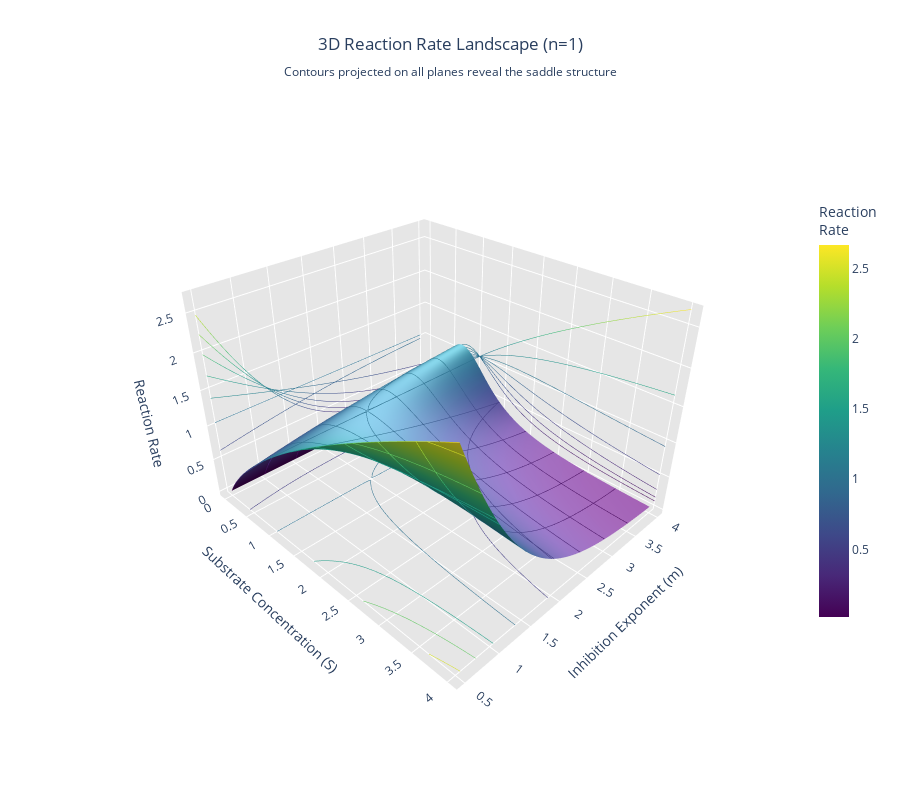

The notebook cell saved with this chart:
### Code cell
from numpy import linspace, meshgrid
import plotly.graph_objects as go

def kinetics(S, k_max, K_m, n, m):
    """
    Hill kinetics equation; reduces to Michaelis-Menten for n=1
    S: substrate concentration
    k_max: maximum reaction rate (includes enzyme concentration)
    K_m: Michaelis constant (fixed at 1)
    n: Hill exponent
    m: inhibition exponent (n<=m)
    """
    rate = (k_max * S**n) / (K_m + S**m)
    return rate

# Fixed parameters
k_max, K_m, n = 2, 1, 1

# Create 2D grid
S_values = linspace(0.01, 4, 100)  # Start slightly above 0
m_values = linspace(0.5, 4, 100)

# Create meshgrid
S_grid, m_grid = meshgrid(S_values, m_values)

# Calculate rate for all combinations
rate_grid = kinetics(S_grid, k_max, K_m, n, m_grid)

# Create 3D surface with contours projected on all three planes
fig = go.Figure(data=[go.Surface(
    x=S_values,
    y=m_values,
    z=rate_grid,
    colorscale='Viridis',
    colorbar=dict(title="Reaction<br>Rate", len=0.7),
    hovertemplate='S: %{x:.2f}<br>m: %{y:.2f}<br>Rate: %{z:.2f}<extra></extra>',
    lighting=dict(
        ambient=0.6,
        diffuse=0.8,
        specular=0.3,
        roughness=0.5
    ),
    contours=dict(
        x=dict(show=True, usecolormap=True, highlightcolor="white", project=dict(x=True)),
        y=dict(show=True, usecolormap=True, highlightcolor="white", project=dict(y=True)),
        z=dict(show=True, usecolormap=True, highlightcolor="white", project=dict(z=True))
    )
)])

fig.update_layout(
    title=dict(
        text="3D Reaction Rate Landscape (n=1)<br><sub>Contours projected on all planes reveal the saddle structure</sub>",
        x=0.5
    ),
    scene=dict(
        xaxis=dict(title="Substrate Concentration (S)", backgroundcolor="rgb(230, 230,230)"),
        yaxis=dict(title="Inhibition Exponent (m)", backgroundcolor="rgb(230, 230,230)"),
        zaxis=dict(title="Reaction Rate", backgroundcolor="rgb(230, 230,230)"),
        camera=dict(
            eye=dict(x=1.5, y=-1.5, z=1.3)  # Initial viewing angle
        )
    ),
    width=900,
    height=800
)

fig.show()

### Figure 1 — Plotly figure (JSON) as saved in the notebook; plotly's stock layout.template omitted (floating-point values rounded to 4 significant figures; data arrays with more than 128 entries replaced by an {"elided": "..."} marker saying what was removed)
{"data": [{"colorbar": {"len": 0.7, "title": {"text": "Reaction<br>Rate"}}, "colorscale": [[0, "#440154"], [0.1111, "#482878"], [0.2222, "#3e4989"], [0.3333, "#31688e"], [0.4444, "#26828e"], [0.5556, "#1f9e89"], [0.6667, "#35b779"], [0.7778, "#6ece58"], [0.8889, "#b5de2b"], [1, "#fde725"]], "contours": {"x": {"highlightcolor": "white", "project": {"x": true}, "show": true, "usecolormap": true}, "y": {"highlightcolor": "white", "project": {"y": true}, "show": true, "usecolormap": true}, "z": {"highlightcolor": "white", "project": {"z": true}, "show": true, "usecolormap": true}}, "hovertemplate": "S: %{x:.2f}<br>m: %{y:.2f}<br>Rate: %{z:.2f}<extra></extra>", "lighting": {"ambient": 0.6, "diffuse": 0.8, "roughness": 0.5, "specular": 0.3}, "type": "surface", "x": [0.01, 0.0503, 0.09061, 0.1309, 0.1712, 0.2115, 0.2518, 0.2921, 0.3324, 0.3727, 0.413, 0.4533, 0.4936, 0.5339, 0.5742, 0.6145, 0.6548, 0.6952, 0.7355, 0.7758, 0.8161, 0.8564, 0.8967, 0.937, 0.9773, 1.018, 1.058, 1.098, 1.138, 1.179, 1.219, 1.259, 1.3, 1.34, 1.38, 1.421, 1.461, 1.501, 1.542, 1.582, 1.622, 1.662, 1.703, 1.743, 1.783, 1.824, 1.864, 1.904, 1.945, 1.985, 2.025, 2.065, 2.106, 2.146, 2.186, 2.227, 2.267, 2.307, 2.348, 2.388, 2.428, 2.468, 2.509, 2.549, 2.589, 2.63, 2.67, 2.71, 2.751, 2.791, 2.831, 2.872, 2.912, 2.952, 2.992, 3.033, 3.073, 3.113, 3.154, 3.194, 3.234, 3.275, 3.315, 3.355, 3.395, 3.436, 3.476, 3.516, 3.557, 3.597, 3.637, 3.678, 3.718, 3.758, 3.798, 3.839, 3.879, 3.919, 3.96, 4.0], "y": [0.5, 0.5354, 0.5707, 0.6061, 0.6414, 0.6768, 0.7121, 0.7475, 0.7828, 0.8182, 0.8535, 0.8889, 0.9242, 0.9596, 0.9949, 1.03, 1.066, 1.101, 1.136, 1.172, 1.207, 1.242, 1.278, 1.313, 1.348, 1.384, 1.419, 1.455, 1.49, 1.525, 1.561, 1.596, 1.631, 1.667, 1.702, 1.737, 1.773, 1.808, 1.843, 1.879, 1.914, 1.949, 1.985, 2.02, 2.056, 2.091, 2.126, 2.162, 2.197, 2.232, 2.268, 2.303, 2.338, 2.374, 2.409, 2.444, 2.48, 2.515, 2.551, 2.586, 2.621, 2.657, 2.692, 2.727, 2.763, 2.798, 2.833, 2.869, 2.904, 2.939, 2.975, 3.01, 3.045, 3.081, 3.116, 3.152, 3.187, 3.222, 3.258, 3.293, 3.328, 3.364, 3.399, 3.434, 3.47, 3.505, 3.54, 3.576, 3.611, 3.646, 3.682, 3.717, 3.753, 3.788, 3.823, 3.859, 3.894, 3.929, 3.965, 4.0], "z": {"elided": "100x100 float values"}}], "layout": {"height": 800, "scene": {"camera": {"eye": {"x": 1.5, "y": -1.5, "z": 1.3}}, "xaxis": {"backgroundcolor": "rgb(230, 230,230)", "title": {"text": "Substrate Concentration (S)"}}, "yaxis": {"backgroundcolor": "rgb(230, 230,230)", "title": {"text": "Inhibition Exponent (m)"}}, "zaxis": {"backgroundcolor": "rgb(230, 230,230)", "title": {"text": "Reaction Rate"}}}, "title": {"text": "3D Reaction Rate Landscape (n=1)<br><sub>Contours projected on all planes reveal the saddle structure</sub>", "x": 0.5}, "width": 900}}
